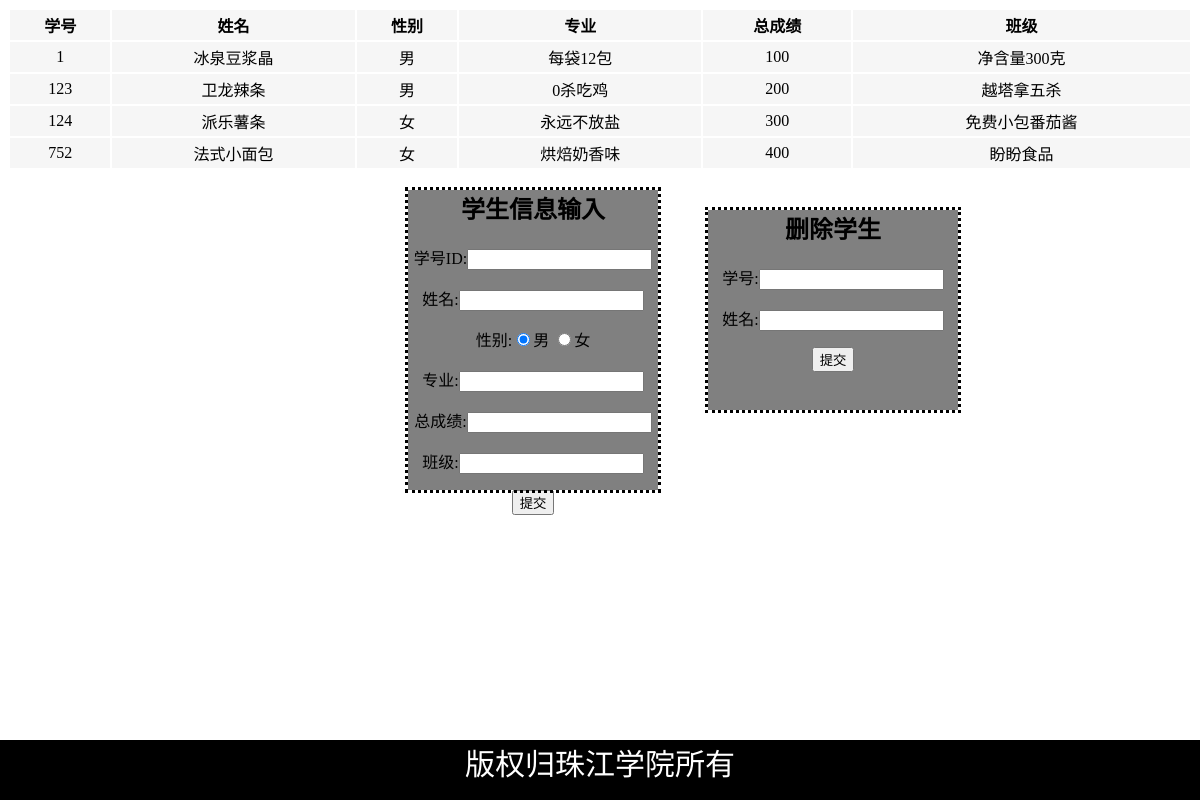
The app's page /studentdoc.php with its own data.
### tables this page shows
CREATE TABLE `student` (
  `id` int(11) NOT NULL AUTO_INCREMENT,
  `name` varchar(100) NOT NULL,
  `sex` varchar(100) NOT NULL,
  `major` varchar(100) NOT NULL,
  `grade` varchar(100) NOT NULL,
  `class` varchar(100) NOT NULL,
  PRIMARY KEY (`id`)
);

### studentdoc.php (the view, shortened to what this page needs)
<!DOCTYPE html>
<html>
<head>
	<link href="style.css" rel="stylesheet" type="text/css" />
</head>
<body>
<?php
    $result = mysql_query("SELECT * FROM student");
    echo "<table border='0'>
    <tr>
    <th>学号</th>
    <th>姓名</th>
    <th>性别</th>
        <th>专业</th>
    <th>总成绩</th>
    <th>班级</th>
    </tr>";
    while($row = mysql_fetch_array($result))
      {
      echo "<tr>";
      echo "<td>" . $row['id'] . "</td>";
      echo "<td>" . $row['name'] . "</td>";
      echo "<td>" . $row['sex'] . "</td>";
      echo "<td>" . $row['major'] . "</td>";
      echo "<td>" . $row['grade'] . "</td>";
      echo "<td>" . $row['class'] . "</td>";
      echo "</tr>";
      }
    echo "</table>";
  ?>
        <div id = "stu_insert">
         <center>
          <form method="get" action="studentdoc_save.php" enctype="multipart/form-data">
           <h2>学生信息输入</h2>
           <p>学号ID:<input type="text" name="id"></p>
          <p>姓名:<input type="text" name="name"></p>
          <p>性别:<input type="radio" name="sex" value="男" checked>男
                 <input type="radio" name="sex" value="女">女
          </p>
          <p>专业:<input type="text" name="major"></p>
          <p>总成绩:<input type="number" name="grade"></p>
          <p>班级:<input type="text" name="class"></p>
          <input type="submit" value="提交">
        </form>
         </center>
        </div>
        <div id = "stu_delete">
        <center>
        <form method="get" action="delete_stu_save.php" enctype="multipart/form-data">
           <h2>删除学生</h2>
          <p>学号:<input type="text" name="id"></p>
          <p>姓名:<input type="text" name="name"></p>
          <input type="submit" value="提交">
        </form>
        </center>
        </div>
   <footer>
    版权归珠江学院所有
   </footer>
</body>
</html>

### style.css (style rules this page uses)
#stu_insert { background-color: gray; outline-style:dotted; width:250px; height:300px; position:relative; left:400px; }
#stu_delete { background-color: gray; outline-style:dotted; width:250px; height:200px; position:relative; left:700px; top:-300px; bottom: 500px; }
body { padding-bottom: 60px; background-image: url(img/1.gif); background-size: 110% auto; background-repeat:no-repeat; background-attachment: fixed; }
footer { text-align: center; width:100%; height: 60px; background-color: #000; position: fixed; bottom:0px; left: 0px; color:#fff; font-family: 隶书; font-size: 30px; }

### studentdoc.php (style rules this page uses)
table { width:100%; }
table tr { background-color: #f6f6f6; height:30px; }
table tr td { text-align: center; }

### records on screen
student: id "1", name "冰泉豆浆晶", sex "男", major "每袋12包", grade "100", class "净含量300克"
student: id "123", name "卫龙辣条", sex "男", major "0杀吃鸡", grade "200", class "越塔拿五杀"
student: id "124", name "派乐薯条", sex "女", major "永远不放盐", grade "300", class "免费小包番茄酱"
student: id "752", name "法式小面包", sex "女", major "烘焙奶香味", grade "400", class "盼盼食品"
